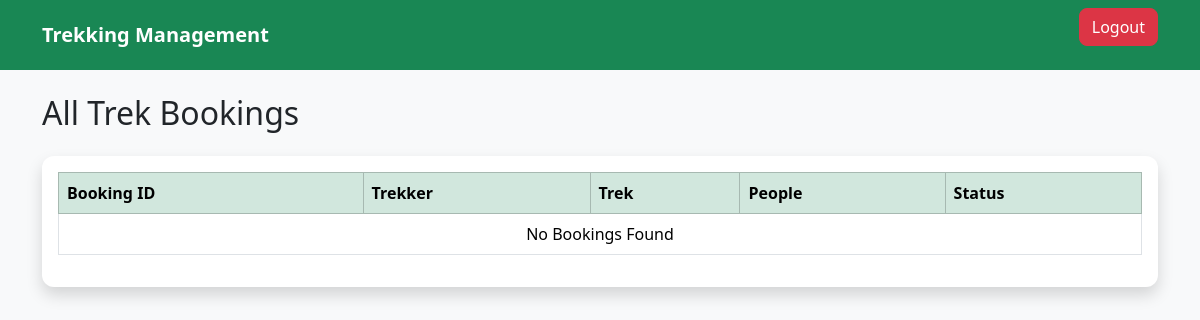
The page /admin/bookings (signed in) on the database as committed earlier.
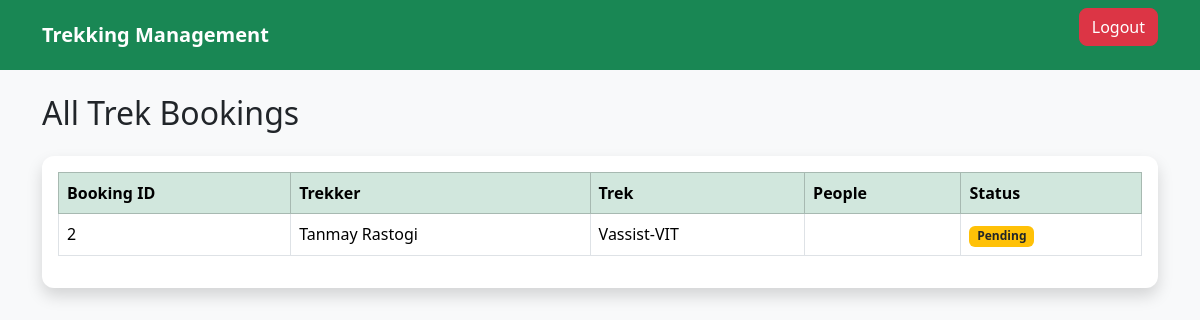
The same page on the database as committed later.
### models/booking.py (models this page shows, shortened)
class Booking(db.Model):
    __tablename__ = "bookings"
    id = db.Column(db.Integer, primary_key=True)
    user_id = db.Column(
        db.Integer,
        db.ForeignKey("users.id"),
        nullable=False
    )
    trek_id = db.Column(
        db.Integer,
        db.ForeignKey("treks.id"),
        nullable=False
    )
    booking_date = db.Column(
        db.DateTime,
        default=datetime.utcnow
    )
    booking_status = db.Column(
        db.String(20),
        default="Booked"
    )
    payment_status = db.Column(
        db.String(20),
        default="Pending"
    )

### models/user.py (models this page shows, shortened)
class User(UserMixin, db.Model):
    __tablename__ = "users"
    id = db.Column(db.Integer, primary_key=True)
    name = db.Column(db.String(100), nullable=False)
    email = db.Column(db.String(120), unique=True, nullable=False)
    password = db.Column(db.String(255), nullable=False)
    role = db.Column(db.String(20), nullable=False)
    is_active = db.Column(db.Boolean, default=True)
    is_blacklisted = db.Column(db.Boolean, default=False)
    created_at = db.Column(db.DateTime, default=datetime.utcnow)
    bookings = db.relationship("Booking", backref="user", lazy=True)
    staff_profile = db.relationship(
        "StaffProfile",
        backref="user",
        uselist=False
    )

### models/trek.py (models this page shows, shortened)
class Trek(db.Model):
    __tablename__ = "treks"
    id = db.Column(db.Integer, primary_key=True)
    trek_name = db.Column(db.String(100), nullable=False)
    location = db.Column(db.String(100), nullable=False)
    difficulty = db.Column(db.String(20), nullable=False)
    duration = db.Column(db.Integer, nullable=False)
    available_slots = db.Column(db.Integer, nullable=False)
    description = db.Column(db.Text)
    start_date = db.Column(db.Date, nullable=False)
    end_date = db.Column(db.Date, nullable=False)
    status = db.Column(
        db.String(20),
        default="Open"
    )
    assigned_staff_id = db.Column(
        db.Integer,
        db.ForeignKey("staff_profiles.id"),
        nullable=True
    )
    bookings = db.relationship(
        "Booking",
        backref="trek",
        lazy=True
    )

### routes/admin.py (the view)
@admin.route("/admin/bookings")
@login_required
def view_bookings():
    if current_user.role != "admin":
        flash("Access Denied!", "danger")
        return redirect(url_for("home"))
    bookings = Booking.query.all()
    return render_template(
        "admin/view_bookings.html",
        bookings=bookings
    )

### app.py (called while the page is built)
@login_manager.user_loader
def load_user(user_id):
    return User.query.get(int(user_id))

### templates/admin/view_bookings.html (shortened to what this page needs)
{% extends "base.html" %}
{% block content %}
<h2 class="mb-4">
All Trek Bookings
</h2>
<div class="card shadow">
<div class="card-body">
<table class="table table-bordered table-hover">
<thead class="table-success">
<tr>
<th>Booking ID</th>
<th>Trekker</th>
<th>Trek</th>
<th>People</th>
<th>Status</th>
</tr>
</thead>
<tbody>
{% for booking in bookings %}
<tr>
<td>{{ booking.id }}</td>
<td>{{ booking.user.name }}</td>
<td>{{ booking.trek.trek_name }}</td>
<td>{{ booking.number_of_people }}</td>
<td>
{% if booking.status=="Confirmed" %}
<span class="badge bg-success">
Confirmed
</span>
{% elif booking.status=="Cancelled" %}
<span class="badge bg-danger">
Cancelled
</span>
{% else %}
<span class="badge bg-warning text-dark">
Pending
</span>
{% endif %}
</td>
</tr>
{% else %}
<tr>
<td colspan="5" class="text-center">
No Bookings Found
</td>
</tr>
{% endfor %}
</tbody>
</table>
</div>
</div>
{% endblock %}

Rows that differ between the two databases and show on the page:
added Booking: id "2", user.name "Tanmay Rastogi", trek.trek_name "Vassist-VIT"
Other text that changed with them:
text no longer shown: "No Bookings Found"
